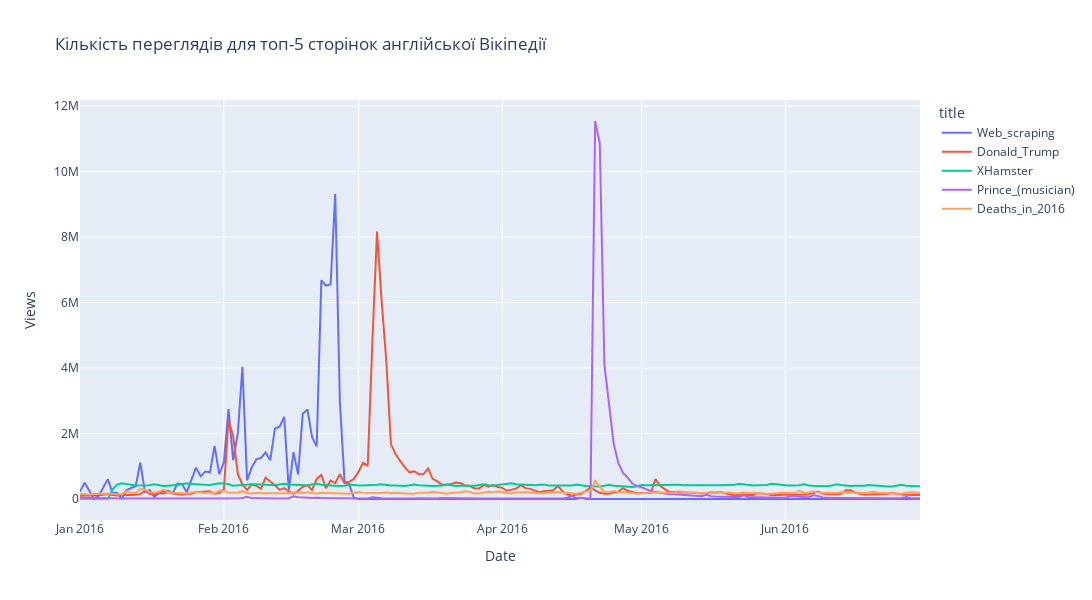

Notebook source saved alongside this figure:
### Code cell
import plotly.express as px

fig = px.line(
    top_n_transposed, 
    y=top_n_transposed.columns, 
    title='Кількість переглядів для топ-5 сторінок англійської Вікіпедії',
)
fig.update_layout(
    width=1600,
    height=600,
    xaxis_title='Date',
    yaxis_title='Views',
    hovermode='x unified'
)
fig.show()

### Figure 1 — Plotly figure (JSON) as saved in the notebook; plotly's stock layout.template omitted (floating-point values rounded to 4 significant figures; data arrays with more than 128 entries replaced by an {"elided": "..."} marker saying what was removed)
{"data": [{"hovertemplate": "title=Web_scraping<br>date=%{x}<br>value=%{y}<extra></extra>", "legendgroup": "Web_scraping", "line": {"color": "#636efa", "dash": "solid"}, "marker": {"symbol": "circle"}, "mode": "lines", "name": "Web_scraping", "orientation": "v", "showlegend": true, "type": "scatter", "x": {"elided": "182 str values"}, "xaxis": "x", "y": {"elided": "182 int values"}, "yaxis": "y"}, {"hovertemplate": "title=Donald_Trump<br>date=%{x}<br>value=%{y}<extra></extra>", "legendgroup": "Donald_Trump", "line": {"color": "#EF553B", "dash": "solid"}, "marker": {"symbol": "circle"}, "mode": "lines", "name": "Donald_Trump", "orientation": "v", "showlegend": true, "type": "scatter", "x": {"elided": "182 str values"}, "xaxis": "x", "y": {"elided": "182 int values"}, "yaxis": "y"}, {"hovertemplate": "title=XHamster<br>date=%{x}<br>value=%{y}<extra></extra>", "legendgroup": "XHamster", "line": {"color": "#00cc96", "dash": "solid"}, "marker": {"symbol": "circle"}, "mode": "lines", "name": "XHamster", "orientation": "v", "showlegend": true, "type": "scatter", "x": {"elided": "182 str values"}, "xaxis": "x", "y": {"elided": "182 int values"}, "yaxis": "y"}, {"hovertemplate": "title=Prince_(musician)<br>date=%{x}<br>value=%{y}<extra></extra>", "legendgroup": "Prince_(musician)", "line": {"color": "#ab63fa", "dash": "solid"}, "marker": {"symbol": "circle"}, "mode": "lines", "name": "Prince_(musician)", "orientation": "v", "showlegend": true, "type": "scatter", "x": {"elided": "182 str values"}, "xaxis": "x", "y": {"elided": "182 int values"}, "yaxis": "y"}, {"hovertemplate": "title=Deaths_in_2016<br>date=%{x}<br>value=%{y}<extra></extra>", "legendgroup": "Deaths_in_2016", "line": {"color": "#FFA15A", "dash": "solid"}, "marker": {"symbol": "circle"}, "mode": "lines", "name": "Deaths_in_2016", "orientation": "v", "showlegend": true, "type": "scatter", "x": {"elided": "182 str values"}, "xaxis": "x", "y": {"elided": "182 int values"}, "yaxis": "y"}], "layout": {"height": 600, "hovermode": "x unified", "legend": {"title": {"text": "title"}, "tracegroupgap": 0}, "title": {"text": "Кількість переглядів для топ-5 сторінок англійської Вікіпедії"}, "width": 1600, "xaxis": {"anchor": "y", "domain": [0, 1], "title": {"text": "Date"}}, "yaxis": {"anchor": "x", "domain": [0, 1], "title": {"text": "Views"}}}}
